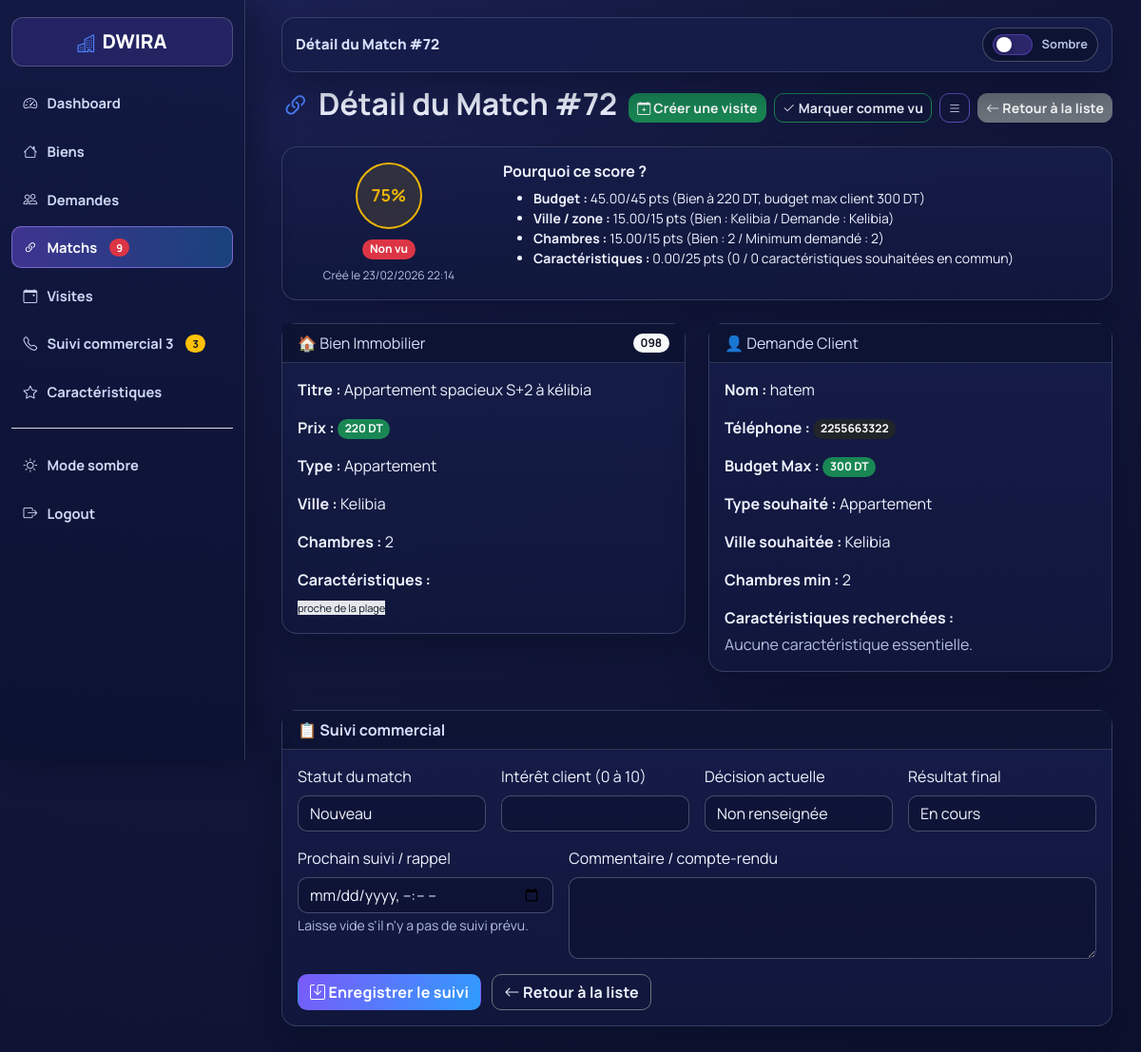
The app's page /Dwira/admin/matches/view.php?id=72&vu=1 (signed in) with its own data.
### tables this page shows
CREATE TABLE `matches` (
  `id` int(11) NOT NULL,
  `bien_id` int(11) NOT NULL,
  `demande_id` int(11) NOT NULL,
  `score` int(11) DEFAULT 0,
  `vu` tinyint(4) DEFAULT 0,
  `statut` varchar(50) DEFAULT 'nouveau',
  `interet_client` tinyint(3) UNSIGNED DEFAULT NULL,
  `decision_client` varchar(50) DEFAULT NULL,
  `commentaire_client` text DEFAULT NULL,
  `prochain_suivi_at` datetime DEFAULT NULL,
  `resultat_final` varchar(50) DEFAULT NULL,
  `created_at` timestamp NOT NULL DEFAULT current_timestamp()
);

CREATE TABLE `biens` (
  `id` int(11) NOT NULL,
  `reference` varchar(20) NOT NULL,
  `titre` varchar(255) NOT NULL,
  `telephone_proprietaire` varchar(30) DEFAULT NULL,
  `description` text DEFAULT NULL,
  `prix` decimal(12,2) NOT NULL,
  `type` varchar(50) NOT NULL,
  `statut` varchar(50) NOT NULL,
  `ville` varchar(100) NOT NULL,
  `zone` varchar(100) DEFAULT NULL,
  `chambres` int(11) DEFAULT 0,
  `surface` decimal(8,2) DEFAULT NULL,
  `vue_mer` tinyint(4) DEFAULT 0,
  `parking` tinyint(4) DEFAULT 0,
  `image` varchar(255) DEFAULT NULL,
  `disponible` tinyint(4) DEFAULT 1,
  `created_at` timestamp NOT NULL DEFAULT current_timestamp(),
  `caracteristiques` text DEFAULT NULL,
  `details` text DEFAULT NULL
);

CREATE TABLE `clients_demandes` (
  `id` int(11) NOT NULL,
  `nom` varchar(100) NOT NULL,
  `telephone` varchar(30) NOT NULL,
  `budget_max` decimal(12,2) NOT NULL,
  `type_bien` varchar(50) NOT NULL,
  `statut` varchar(50) NOT NULL,
  `ville` varchar(100) NOT NULL,
  `zone` varchar(100) DEFAULT NULL,
  `chambres_min` int(11) DEFAULT 0,
  `caracteristiques` text DEFAULT NULL,
  `details` longtext DEFAULT NULL CHECK (json_valid(`details`)),
  `surface_min` decimal(8,2) DEFAULT NULL,
  `vue_mer` tinyint(4) DEFAULT 0,
  `parking` tinyint(4) DEFAULT 0,
  `active` tinyint(4) DEFAULT 1,
  `created_at` timestamp NOT NULL DEFAULT current_timestamp()
);

### Dwira/admin/matches/view.php (the view, shortened to what the rows shown need)
<?php
require_once "../../config/db.php";
$id = (int)$_GET['id'];
$stmt = $pdo->prepare("
    SELECT
        m.*,
        m.bien_id,
        m.demande_id,
        b.reference        AS bien_reference,
        b.titre            AS bien_titre,
        b.prix             AS bien_prix,
        b.type             AS bien_type,
        b.ville            AS bien_ville,
        b.chambres         AS bien_chambres,
        b.caracteristiques AS bien_caracteristiques,
        d.nom              AS client_nom,
        d.telephone        AS client_tel,
        d.budget_max       AS client_budget_max,
        d.type_bien        AS demande_type_bien,
        d.ville            AS demande_ville,
        d.chambres_min     AS demande_chambres_min,
        d.caracteristiques AS demande_caracteristiques
    FROM matches m
    JOIN biens b ON m.bien_id = b.id
    JOIN clients_demandes d ON m.demande_id = d.id
    WHERE m.id = ?
");
$stmt->execute([$id]);
$stmt->execute([$id]);
$match = $stmt->fetch(PDO::FETCH_ASSOC);
$bienCaracs    = json_decode($match['bien_caracteristiques'] ?? "[]", true);
$demandeCaracs = json_decode($match['demande_caracteristiques'] ?? "[]", true);
$caracsCommuns = array_values(array_intersect($bienCaracs, $demandeCaracs));
$scoreGlobal = (float)$match['score'];
$pond = [
    'chambres'         => 15,
    'budget'           => 45,
    'ville'            => 15,
    'caracteristiques' => 25,
];
$scoreChambres = 0;
$scoreBudget   = 0;
$scoreVille    = 0;
$scoreCaracs   = 0;
$bienType   = mb_strtolower($match['bien_type'] ?? '');
$chBien     = (int)($match['bien_chambres'] ?? 0);
$chMin      = (int)($match['demande_chambres_min'] ?? 0);
if (in_array($bienType, ['appartement', 'villa'], true) && $chMin > 0 && $chBien >= $chMin) {
    $scoreChambres = $pond['chambres'];
}
$prix      = (float)($match['bien_prix'] ?? 0);
$budgetMax = (float)($match['client_budget_max'] ?? 0);
if ($prix > 0 && $budgetMax > 0) {
    $depassement = ($prix - $budgetMax) / $budgetMax;
    if ($depassement <= 0) {
        $ecart = ($budgetMax - $prix) / $budgetMax;
        if ($ecart >= 0.20) {
            $scoreBudget = $pond['budget'];
        } elseif ($ecart >= 0.10) {
            $scoreBudget = $pond['budget'] * 0.9;
        } else {
            $scoreBudget = $pond['budget'] * 0.8;
        }
    }
} else {
    $scoreBudget = $pond['budget'] * 0.5;
}
$villeBien    = trim($match['bien_ville'] ?? '');
$villeDemande = trim($match['demande_ville'] ?? '');
if ($villeBien !== '' && $villeDemande !== '') {
    $vb = mb_strtolower($villeBien);
    $vd = mb_strtolower($villeDemande);
    if ($vb === $vd) {
        $scoreVille = $pond['ville'];
    }
}
?>
<!DOCTYPE html>
<html lang="fr">
<head>
    <link href="https://cdn.jsdelivr.net/npm/bootstrap@5.3.2/dist/css/bootstrap.min.css" rel="stylesheet">
    <link href="https://cdn.jsdelivr.net/npm/bootstrap-icons@1.11.1/font/bootstrap-icons.css" rel="stylesheet">
<link rel='stylesheet' href='/Dwira/assets/css/admin-unified.css?v=202602248'>
</head>
<body>
<div class="main" id="main">
    <div class="d-flex justify-content-between align-items-center mb-3">
        <h2 class="fw-bold">🔗 Détail du Match #<?= (int)$match['id'] ?></h2>
    </div>
    <div class="card card-modern mb-4">
        <div class="card-body row">
            <div class="col-md-3 d-flex flex-column align-items-center justify-content-center">
                <?php
                    $scoreColor = $scoreGlobal >= 80 ? '#22c55e' :
                                  ($scoreGlobal >= 60 ? '#eab308' : '#ef4444');
                ?>
                <div class="score-circle" style="background: <?= $scoreColor ?>20; border:2px solid <?= $scoreColor ?>;">
                    <span style="color:<?= $scoreColor ?>;"><?= $scoreGlobal ?>%</span>
                </div>
                <div class="mt-2">
                    <?php if($match['vu']): ?>
                        <span class="badge bg-success">Vu</span>
                    <?php else: ?>
                        <span class="badge bg-danger">Non vu</span>
                    <?php endif; ?>
                </div>
                <div class="mt-2 text-muted" style="font-size:12px;">
                    Créé le <?= date("d/m/Y H:i", strtotime($match['created_at'])) ?>
                </div>
            </div>
            <div class="col-md-9">
                <ul class="mb-0" style="font-size:14px;">
                    <li><strong>Budget :</strong>
                        <?= number_format($scoreBudget, 2) ?>/<?= $pond['budget'] ?> pts
                        (Bien à <?= number_format($match['bien_prix']) ?> DT,
                        budget max client <?= number_format($match['client_budget_max']) ?> DT)
                    </li>
                    <li><strong>Ville / zone :</strong>
                        <?= number_format($scoreVille, 2) ?>/<?= $pond['ville'] ?> pts
                        (Bien : <?= htmlspecialchars($match['bien_ville']) ?> / Demande : <?= htmlspecialchars($match['demande_ville']) ?>)
                    </li>
                    <li><strong>Chambres :</strong>
                        <?= number_format($scoreChambres, 2) ?>/<?= $pond['chambres'] ?> pts
                        (Bien : <?= (int)$match['bien_chambres'] ?> / Minimum demandé : <?= (int)$match['demande_chambres_min'] ?>)
                    </li>
                    <li><strong>Caractéristiques :</strong>
                        <?= number_format($scoreCaracs, 2) ?>/<?= $pond['caracteristiques'] ?> pts
                        (<?= count($caracsCommuns) ?> / <?= count($demandeCaracs) ?> caractéristiques souhaitées en commun)
                    </li>
                </ul>
            </div>
        </div>
    </div>
    <div class="row mb-4">
        <div class="col-md-6 mb-3">
            <div class="card card-modern">
                <div class="card-header bg-dark text-white d-flex justify-content-between align-items-center">
                    <span>🏠 Bien Immobilier</span>
                    <?php if(!empty($match['bien_reference'])): ?>
                        <span class="badge bg-light text-dark"><?= htmlspecialchars($match['bien_reference']) ?></span>
                    <?php endif; ?>
                </div>
                <div class="card-body">
                    <p><strong>Titre :</strong> <?= htmlspecialchars($match['bien_titre']) ?></p>
                    <p><strong>Prix :</strong> <span class="badge bg-success"><?= number_format($match['bien_prix']) ?> DT</span></p>
                    <p><strong>Type :</strong> <?= htmlspecialchars($match['bien_type']) ?></p>
                    <p><strong>Ville :</strong> <?= htmlspecialchars($match['bien_ville']) ?></p>
                    <p><strong>Chambres :</strong> <?= (int)$match['bien_chambres'] ?></p>
                    <p class="mb-1"><strong>Caractéristiques :</strong></p>
                    <?php if(count($bienCaracs)): ?>
                        <?php foreach($bienCaracs as $c): ?>
                            <span class="badge-carac"><?= htmlspecialchars($c) ?></span>
                        <?php endforeach; ?>
                    <?php else: ?>
                        <span class="text-muted">Aucune caractéristique.</span>
                    <?php endif; ?>
                </div>
            </div>
        </div>
        <div class="col-md-6 mb-3">
            <div class="card card-modern">
                <div class="card-body">
                    <p><strong>Nom :</strong> <?= htmlspecialchars($match['client_nom']) ?></p>
                    <p><strong>Téléphone :</strong>
                        <span class="badge bg-dark"><?= htmlspecialchars($match['client_tel']) ?></span>
                    </p>
                    <p><strong>Budget Max :</strong>
                        <span class="badge bg-success"><?= number_format($match['client_budget_max']) ?> DT</span>
                    </p>
                    <p><strong>Type souhaité :</strong> <?= htmlspecialchars($match['demande_type_bien']) ?></p>
                    <p><strong>Ville souhaitée :</strong> <?= htmlspecialchars($match['demande_ville']) ?></p>
                    <p><strong>Chambres min :</strong> <?= (int)$match['demande_chambres_min'] ?></p>
                    <p class="mb-1"><strong>Caractéristiques recherchées :</strong></p>
                    <?php if(count($demandeCaracs)): ?>
                        <?php foreach($demandeCaracs as $c): ?>
                            <span class="badge-carac"><?= htmlspecialchars($c) ?></span>
                        <?php endforeach; ?>
                    <?php else: ?>
                        <span class="text-muted">Aucune caractéristique essentielle.</span>
                    <?php endif; ?>
                </div>
            </div>
        </div>
    </div>
    <div class="card card-modern mb-4">
        <div class="card-body">
            <form method="POST" class="row g-3">
                <div class="col-md-3">
                    <label class="form-label">Statut du match</label>
                    <select name="statut" class="form-select">
                        <?php
                        $statuts = [
                            'nouveau'           => 'Nouveau',
                            'visite_planifiee'  => 'Visite planifiée',
                            'visite_realisee'   => 'Visite réalisée',
                            'offre'             => 'Offre en cours',
                        ];
                        foreach($statuts as $value => $label):
                        ?>
                            <option value="<?= $value ?>" <?= $match['statut'] === $value ? 'selected' : '' ?>>
                                <?= $label ?>
                            </option>
                        <?php endforeach; ?>
                    </select>
                </div>
                <div class="col-md-3">
                    <label class="form-label">Intérêt client (0 à 10)</label>
                    <input type="number" name="interet_client" min="0" max="10" class="form-control"
                           value="<?= $match['interet_client'] !== null ? (int)$match['interet_client'] : '' ?>">
                </div>
                <div class="col-md-3">
                    <label class="form-label">Décision actuelle</label>
                    <select name="decision_client" class="form-select">
                        <?php
                        $decisions = [
                            ''              => 'Non renseignée',
                            'interesse'     => 'Intéressé',
                            'pas_interesse' => 'Pas intéressé',
                            'a_reflechir'   => 'À réfléchir / à relancer',
                        ];
                        foreach($decisions as $value => $label):
                        ?>
                            <option value="<?= $value ?>" <?= ($match['decision_client'] ?? '') === $value ? 'selected' : '' ?>>
                                <?= $label ?>
                            </option>
                        <?php endforeach; ?>
                    </select>
                </div>
                <div class="col-md-3">
                    <label class="form-label">Résultat final</label>
                    <select name="resultat_final" class="form-select">
                        <?php
                        $resultats = [
                            ''               => 'En cours',
                            'gagne'          => 'Gagné (vente/contrat conclu)',
                            'perdu'          => 'Perdu',
                            'ignore'         => 'Ignoré (client ne veut pas voir le bien)',
                            'annule_demande' => 'Demande annulée par le client',
                        ];
                        foreach($resultats as $value => $label):
                        ?>
                            <option value="<?= $value ?>" <?= ($match['resultat_final'] ?? '') === $value ? 'selected' : '' ?>>
                                <?= $label ?>
                            </option>
                        <?php endforeach; ?>
                    </select>
                </div>
            </form>
        </div>
    </div>
</div>
</body>
</html>

### records on screen
matches: score "75", created_at "23/02/2026 22:14", bien.prix "220", demande.budget_max "300", bien.ville "Kelibia", demande.ville "Kelibia", bien.chambres "2", demande.chambres_min "2", bien.caracteristiques "0", demande.caracteristiques "0", bien.reference "098", bien.titre "Appartement spacieux S+2 à kélibia", bien.type "Appartement", bien.caracteristiques "proche de la plage", demande.nom "hatem", demande.telephone "2255663322", demande.type_bien "Appartement", statut "Nouveau", decision_client "Non renseignée", resultat_final "En cours"

### other values on screen
$totalMatchesNonVus "9"
$totalMatchesToFollow "3"
$scoreBudget "45.00"
$pond['budget'] "45"
$scoreVille "15.00"
$pond['ville'] "15"
$scoreChambres "15.00"
$pond['chambres'] "15"
$scoreCaracs "0.00"
$pond['caracteristiques'] "25"
